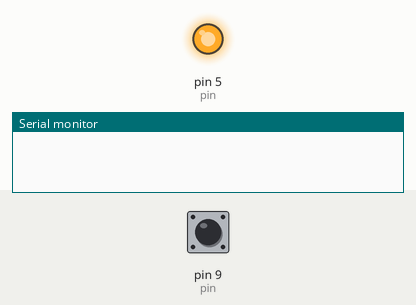
The sketch below on a simulated Arduino Uno, built with avr-gcc and run on an emulated ATmega328P. On the bench: output pins drawn as LEDs (lit = HIGH), the last lines printed to the serial monitor. Dashed ring = blinking. The test bench sets the inputs (shaded band); at power-on: pin 9 (pin) HIGH.

Above: at 0.1 s.
At 1.2 s:
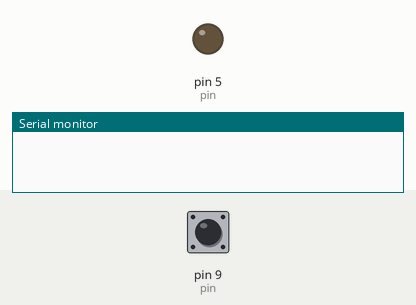
1.3 s: pin 9 (pin) pulsed LOW 5 times (0.12 s each, 0.3 s apart)
At 1.87 s:
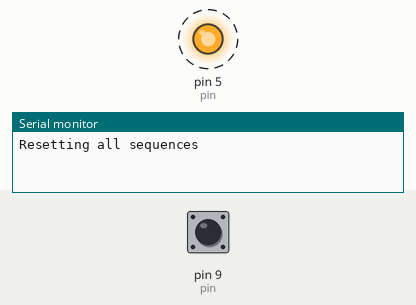
Timing chart, 0 to 4.3 s (numbered marks = the images above; inputs shaded):
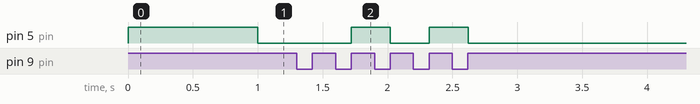

Measured:
- by itself, pin 5 (pin): alternates HIGH for 0.30 s and LOW for 0.30 s, 4 changes in all, then stays LOW

The sketch:

sequenceSample.ino
```cpp
// TinkerCad: https://www.tinkercad.com/things/4ehw5aqq2LC

// Define structs
struct Button
{
    int pin;
    // true for pulldown, false for pullup
    bool pulldown;

    bool state = false;
    bool prevState = false;
    bool pressed = false;
    bool released = false;
    int timesPressed = 0;

    void update()
    {
        if (pulldown)
            state = digitalRead(pin);
        else
            state = !digitalRead(pin);

        pressed = state && !prevState;
        released = !state && prevState;
        prevState = state;

        if (pressed)
        {
            timesPressed++;
        }
    }
};

struct Led
{
    int pin;
    bool state = false;
    int value = 0;

    void toggle()
    {
        state = !state;
        digitalWrite(pin, state);
    }

    void setDigital(bool newState)
    {
        state = newState;
        digitalWrite(pin, state);
    }

    void setAnalog(int newValue)
    {
        value = newValue;
        analogWrite(pin, newValue);
    }
};

struct Timer
{
    unsigned long startTime;

    void reset()
    {
        startTime = millis();
    }

    unsigned long getElapsedTime()
    {
        return millis() - startTime;
    }

    bool isFinished(const unsigned long durationMs)
    {
        return getElapsedTime() >= durationMs;
    }
};

// Instantiate structs
Led led1;
Button button1;
Timer blinkTimer;
Timer fadeTimer;
Timer mainTimer;

// Globals
int blinkSequenceStep = 0;
int fadeSequenceStep = 0;
int mainSequenceStep = 0;

int timesBlinked = 0;

/**
 * Will blink the led on and off once.
 *
 * returns true when the sequence finishes
 */
bool updateBlinkSequence()
{

    switch (blinkSequenceStep)
    {
    case 0:
        led1.setDigital(true);
        blinkSequenceStep++;
        break;
    case 1:
        blinkTimer.reset();
        blinkSequenceStep++;
        break;
    case 2:
        if (blinkTimer.isFinished(1000))
            blinkSequenceStep++;
        break;
    case 3:
        led1.setDigital(false);
        blinkSequenceStep++;
        break;
    case 4:
        blinkTimer.reset();
        blinkSequenceStep++;
        break;
    case 5:
        if (blinkTimer.isFinished(1000))
            blinkSequenceStep++;
        break;
    case 6:
        blinkSequenceStep = 0;
        // Return true to indicate that the sequence
        // has finished and will restart from step 0
        return true;
    }

    // Return false to indicate that the sequence is still running
    return false;
}

bool updateRunBlinkSequenceTimes(int times)
{
    if (updateBlinkSequence())
    {
        timesBlinked++;
        if (timesBlinked >= times)
        {
            timesBlinked = 0;
            return true;
        }
    }
    return false;
}

/**
 * Will fade the led on and off once.
 *
 * returns true when the sequence finishes
 */
bool updateFadeSequence()
{
    switch (fadeSequenceStep)
    {
    case 0:
        led1.setAnalog(0);
        fadeSequenceStep++;
        break;
    case 1:
        if (fadeTimer.isFinished(20))
        {
            fadeTimer.reset();
            led1.setAnalog(led1.value + 5);
            if (led1.value >= 255)
                fadeSequenceStep++;
        }
        break;
    case 2:
        if (fadeTimer.isFinished(20))
        {
            fadeTimer.reset();
            led1.setAnalog(led1.value - 5);
            if (led1.value <= 0)
                fadeSequenceStep++;
        }
        break;
    case 3:
        led1.setAnalog(0);
        fadeSequenceStep++;
        break;
    case 4:
        fadeSequenceStep = 0;
        return true;
    }

    return false;
}

/**
 * When a button is pressed the led will flash twice,
 * fade in and out twice, then flash twice again.
 * After the last flash, the led will light up for 5 seconds.
 * When it turns off, the sequence will respond to
 * button presses again. If the button is pressed
 * during the sequence the led will turn off, and the
 * sequence will stop and reset.
 *
 * returns true when the sequence finishes
 */
bool updateMainSequence()
{
    // Reset the sequence if the button is pressed during its execution
    if (button1.pressed && mainSequenceStep != 0)
    {
        Serial.println("Resetting all sequences");
        mainSequenceStep = 0;
        fadeSequenceStep = 0;
        blinkSequenceStep = 0;
        led1.setDigital(false);
        return true;
    }

    switch (mainSequenceStep)
    {
    case 0:
        if (button1.pressed)
            mainSequenceStep++;
        break;
    case 1:
        if (updateBlinkSequence())
            mainSequenceStep++;
        break;
    case 2:
        if (updateBlinkSequence())
            mainSequenceStep++;
        break;
    case 3:
        if (updateFadeSequence())
            mainSequenceStep++;
        break;
    case 4:
        if (updateFadeSequence())
            mainSequenceStep++;
        break;
    case 5:
        if (updateRunBlinkSequenceTimes(2))
            mainSequenceStep++;
        break;
    case 6:
        led1.setDigital(true);
        mainSequenceStep++;
        break;
    case 7:
        mainTimer.reset();
        mainSequenceStep++;
        break;
    case 8:
        if (mainTimer.isFinished(5000))
            mainSequenceStep++;
        break;
    case 9:
        led1.setDigital(false);
        mainSequenceStep++;
        break;
    case 10:
        mainSequenceStep = 0;
        return true;
    }
    return false;
}

void setup()
{
    // Set pin values
    led1.pin = 5;

    button1.pin = 9;
    button1.pulldown = true;

    // Set pin modes
    pinMode(led1.pin, OUTPUT);
    pinMode(button1.pin, INPUT);

    Serial.begin(9600);
}

void loop()
{
    button1.update();

    updateMainSequence();
}
```
